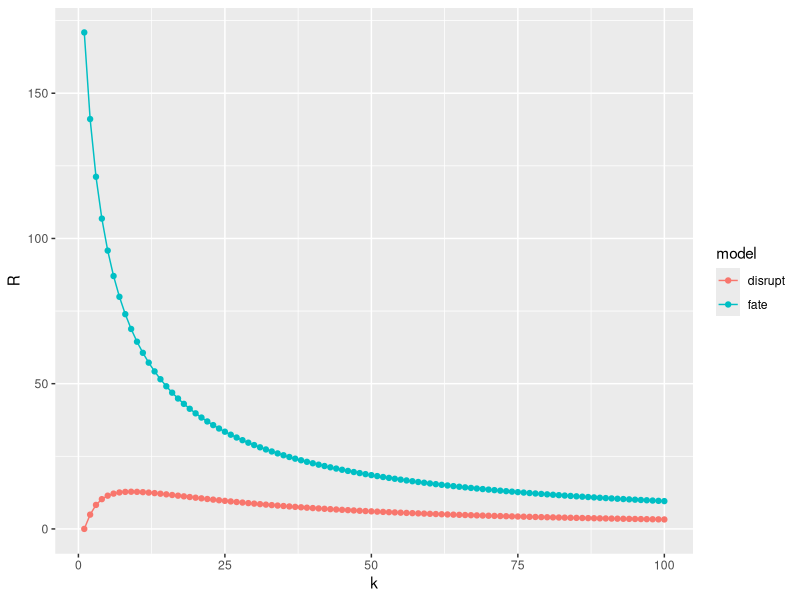

R code for this plot:
# Case studies
# Looking at how between-oviposition waiting time distribution changes with K and Gamma_i's 
# Initiated: October 2023


# Load libraries ----------------------------------------------------------

library(tidyverse)
library(cowplot)


# Settings & parameters ----------------------------------------------------

# Maximum number of feedings before reaching repletion
k_max = 5
# Explore range of k values 
k_vec = 1:k_max

# Common parameters ---- 
# Biting rate
sigma = 1/3
# Eggs per ovipositing female per day
f = 100
# Larval carrying capacity
K_L = 300
# Larval intrinsic mortality
mu_L = 1/15
# Larval maturation rate
rho_L = 1 * mu_L
# Rate to leave oviposition stage
gamma = 1/1
# Intrinsic adult mortality
mu = 1/21

# Base lambda
base_lambda = 1

# Case study parameter sets (defined by values of the lambda and rho vectors)
# 2x2 grid: row 1 = equidistributed rho values, column 1 = constant lambda
#           row 2 = decreasing rho values,      column 2 = fixed "total lambda"

# Parameter set 1: simple, 
# Constant lambda_i = lambda, 
# Equidistributed rho = [1/k]

lambdas_case_1 <- function(k) {
  rep(base_lambda, k)
}

rhos_case_1 <- function(k) {
  rep(1/k , k)
}

params_1_func <- function(k) {
  tibble(k_val = rep(k,k),
         lambdas = lambdas_case_1(k),
         rhos = rhos_case_1(k)
  )
}

params_1 <- params_1_func(k_max)

# Parameter set 2: constant lambda, decreasing rho
# rho_i+1 < rho_i
# Choose some "canonical" decreasing distribution for the rho_i's or just make
# it linear (remembering to normalize to a pdf)


# Parameter set 3: fixed time to oviposition
# Differs between the two models!
# For "fate", need to fix 1/lambda = sum 1/lambda_i,j from i to j, for j = 1 to k
# Equidistributed rhos

# Parameter set 4: fixed time to oviposition, decreasing rho
# lambda = same as parameter set 3
# rho = same as parameter set 2

# Set up dynamical models -------------------------------------------------

## The "disruption" model ----

# Define the alpha and A matrices


## The "fate" model ----

# Define the alpha and A matrices



# Run simulations ---------------------------------------------------------

# Vary the maximum number of bites per oviposition cycle, k

## Equilibrium quantities ----

# Equilibrium fecundity
e_func <- function() {
  e <- (rho_L / (rho_L + mu_L)) * sigma * f / (gamma + mu)
}

# Disrupt model: tau
tau_D_func <- function(rhos, lambdas) {
  temp_tau <- 0
  for (i in 1:length(rhos)) {
    temp_lambdas <- lambdas[1:i]
    temp_rhos <- rhos[1:i]
    
    correct_rhos = 1 - temp_rhos
    
    prod_part <- prod(temp_lambdas * (1 / (mu + temp_lambdas)) * correct_rhos)
    
    new_term <- (1 - correct_rhos[i]) * temp_lambdas[i] * prod_part
    
    temp_tau <- temp_tau + new_term
  }
  return(temp_tau)
}

# Fate model: tau
tau_F_func <- function(index, lambdas) {
  if (index > length(lambdas)) {
    warning(paste0("Index is too high. Length of lambda vector is only ", length(lambdas)))
    }
  temp_lambdas <- lambdas[1:index]
  prod(temp_lambdas * (1 / (mu + temp_lambdas)))
}

### Reproductive numbers ----

# Disrupt model:
R_D_func <- function(rhos, lambdas) {
  e <- e_func()
  tau <- tau_D_func(rhos, lambdas)
  ovi_prob <- gamma / (gamma + mu)
  e * tau / (1 - ovi_prob * tau)
}


# Fate model:
R_F_func <- function(rhos, lambdas) {
  e <- e_func()
  ovi_prob <- gamma / (gamma + mu)
  
  temp_R <- 0
  
  for (i in 1:length(rhos)) {
    tau_i <- tau_F_func(i, lambdas)
    new_term <- rhos[i] * tau_i / (1 - ovi_prob * tau_i)
    
    temp_R <- temp_R + new_term
  }
  R <- e * temp_R 
}

# Get table of R values
R_table_func <- function(k_max) {
  R_table <- tibble(k = double(),
                    R = double(),
                    model = character())
  
  k_vec <- 1:k_max
  
  for (k in k_vec) {
    rhos <- rhos_case_1(k)
    lambdas <- lambdas_case_1(k)
    
    mod_rhos <- c(rhos[1:k-1], 1)
    
    R_D <- R_D_func(mod_rhos, lambdas)
    R_F <- R_F_func(rhos, lambdas)
    
    new_row <- tibble(k = k, R = c(R_D, R_F), model = c("disrupt", "fate"))
    
    R_table <- rbind(R_table, new_row)
    
    
  }
  return(R_table)
}


### Equilibria ----




## Transient trajectories ----
# Use deSolve

# Idea: in "fate" model, what is the effect of shifting the mean/mode/median of the rho distribution?
#       Come up with a way to systematically shift the mean from 1, to 2, to 3, etc.
#       How do results change as this shift occurs?


# Summarize results -------------------------------------------------------

## Disease-free case ----

### Equilibrium results ----
# Average lifespan?

# Average number of gonotrophic cycles per lifespan?

# Reproductive number vs # of bites per cycle

### Transient results ----

# Transient population size vs. # of bites per cycle
# Top = disruption model, bottom = fate
# Color time series by # of bites per cycle using an "increasing" color scheme

# Distribution of mosquitoes by # of bites per cycle

## With simple transmission ----


# Create visualizations ---------------------------------------------------

# Reproductive number table
R_table <- R_table_func(100)

case1_R_plot <- R_table %>% 
  ggplot(aes(x = k, y = R, color = model)) +
  geom_line() +
  geom_point()
case1_R_plot